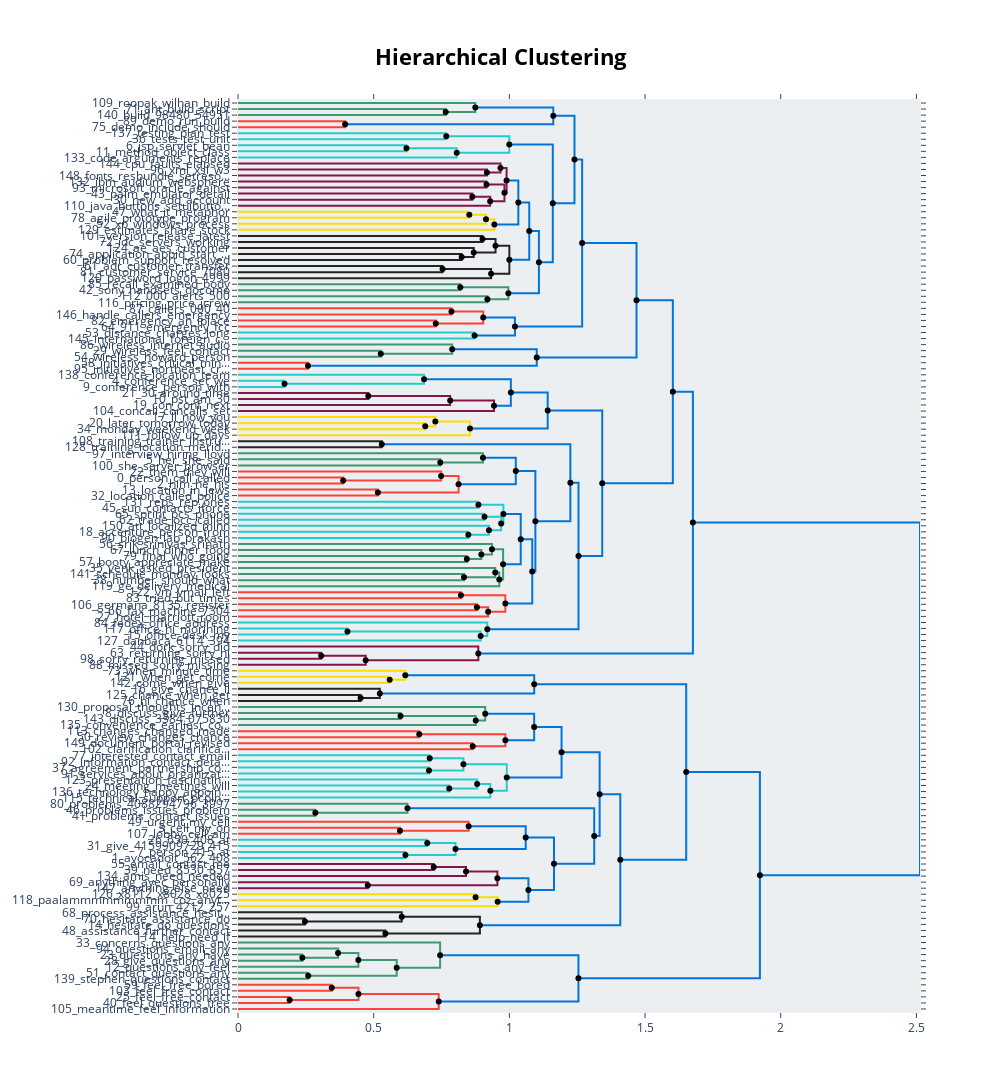

Here is the notebook cell this chart was saved with:
### Code cell
topic_model.visualize_hierarchy(hierarchical_topics=hierarchical_topics)
